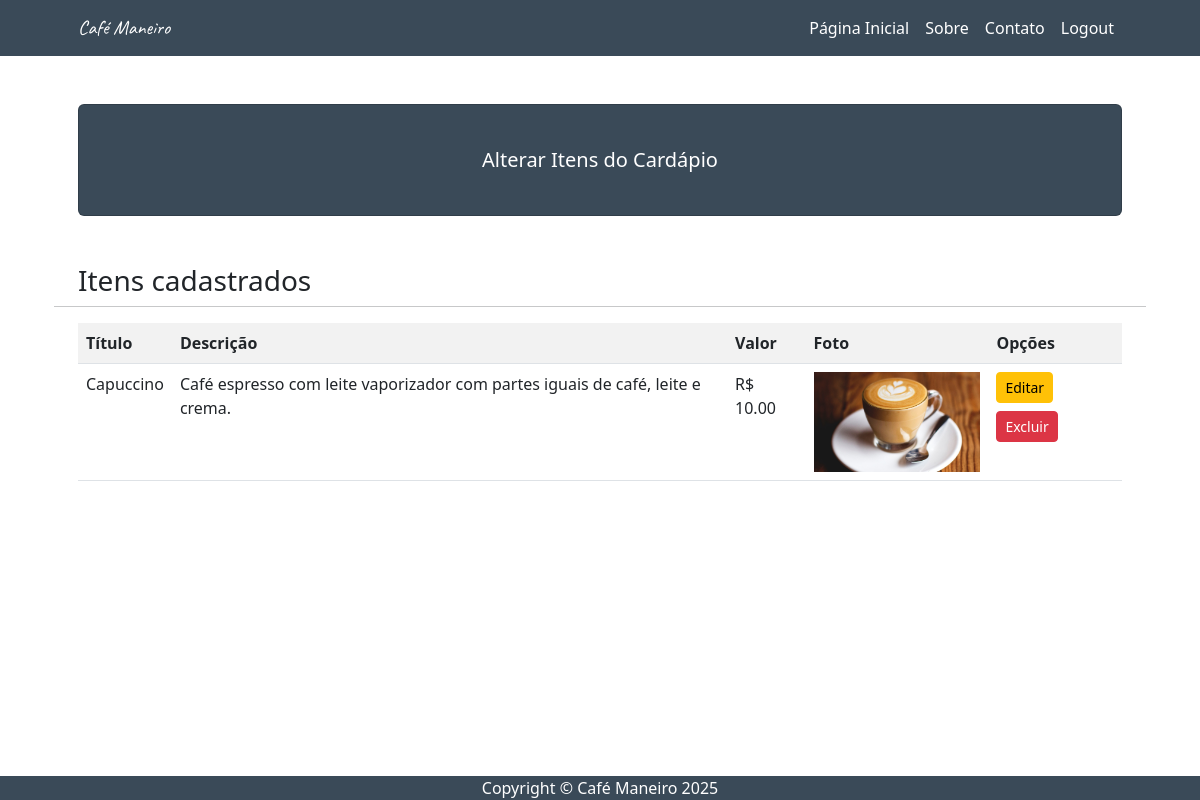
The page /alterar/ (signed in) on the database as committed earlier.
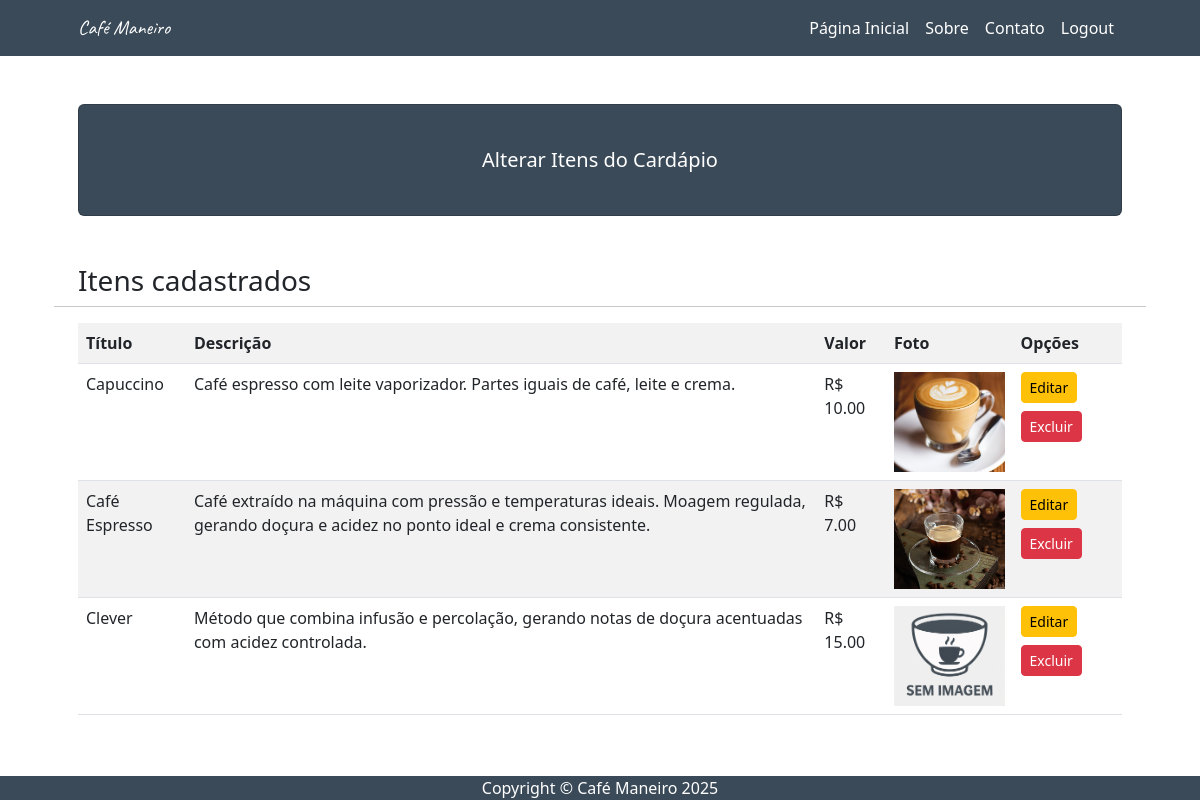
The same page on the database as committed later.
### usuarios/models.py (models this page shows, shortened)
class ItemCardapio(models.Model):
    titulo = models.CharField(max_length=100)
    descricao = models.TextField()
    valor = models.DecimalField(max_digits=6, decimal_places=2)
    foto = models.ImageField(upload_to='cardapio/')

### usuarios/views.py (the view)
# urls.py: path("alterar/", views.alterar, name="alterar"),
def alterar(request):
    if request.method == 'GET':
        if request.user.is_authenticated:
            lista_itens = ItemCardapio.objects.all()
            return render(request, 'usuarios/alterar.html', {'lista_itens': lista_itens})
        else:
            return render(request, 'usuarios/login.html')

### usuarios/templates/usuarios/alterar.html (shortened to what this page needs)
{% extends 'usuarios/base.html' %}
{% load static %}
{% block titulo %}Alterar Itens do Cardápio{% endblock %}
{% block conteudo %}
<h3>Itens cadastrados</h3>
<hr>
<div class="table-responsive">
    <table class="table table-striped">
        <tr>
            <th>Título</th>
            <th>Descrição</th>
            <th>Valor</th>
            <th>Foto</th>
            <th>Opções</th>
        </tr>
        {% for item in lista_itens %}
        <tr>
            <td>{{ item.titulo }}</td>
            <td>{{ item.descricao }}</td>
            <td>R$ {{ item.valor }}</td>
            <td>{% if item.foto %}
                <img src="{{ item.foto.url }}" class="card-img-top" alt="{{ item.titulo }}" style="width: 100%; height: 100px; object-fit: cover;">
                {% else %}
                <img src="{% static 'img/default.png' %}" class="card-img-top" alt="Sem imagem" style="width: 100%; height: 100px; object-fit: cover;">
                {% endif %}
            <td>
                <a href="{% url 'editar_verificacao' item.pk %}" class="btn btn-warning btn-sm mb-2">Editar</a>
                <a href="{% url 'excluir_verificacao' item.pk %}" class="btn btn-danger btn-sm mb-2">Excluir</a>
            </td>
        </tr>
        {% empty %}
        <tr><td colspan="5">Nenhum item encontrado</td></tr>
        {% endfor %}
    </table>
</div>
{% endblock %}

Rows that differ between the two databases and show on the page:
changed ItemCardapio "Capuccino": descricao "Café espresso com leite vaporizador com partes iguais de café, leite e crema." → "Café espresso com leite vaporizador. Partes iguais de café, leite e crema."
added ItemCardapio: titulo "Café Espresso", descricao "Café extraído na máquina com pressão e temperaturas ideais. Moagem regulada, gerando doçura e acidez no ponto ideal e crema consistente.", valor "7.00", foto (picture)
added ItemCardapio: titulo "Clever", descricao "Método que combina infusão e percolação, gerando notas de doçura acentuadas com acidez controlada.", valor "15.00"
